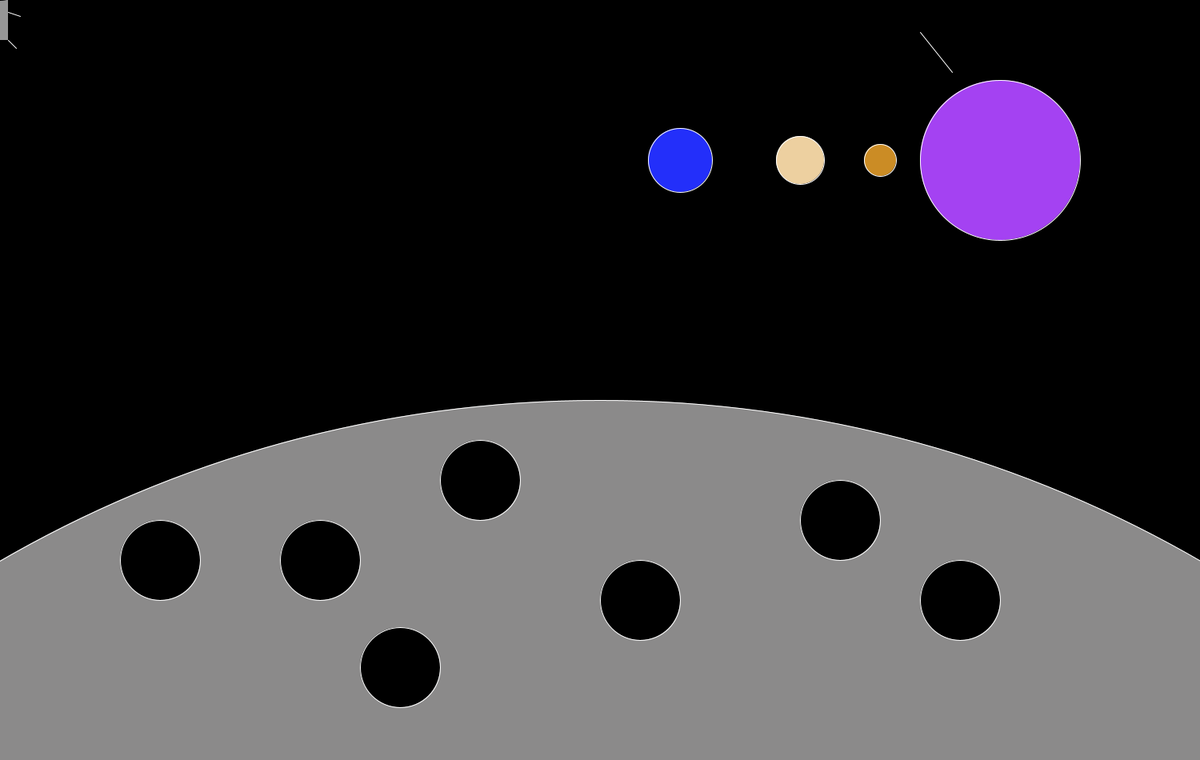
Frame 1 (no input)
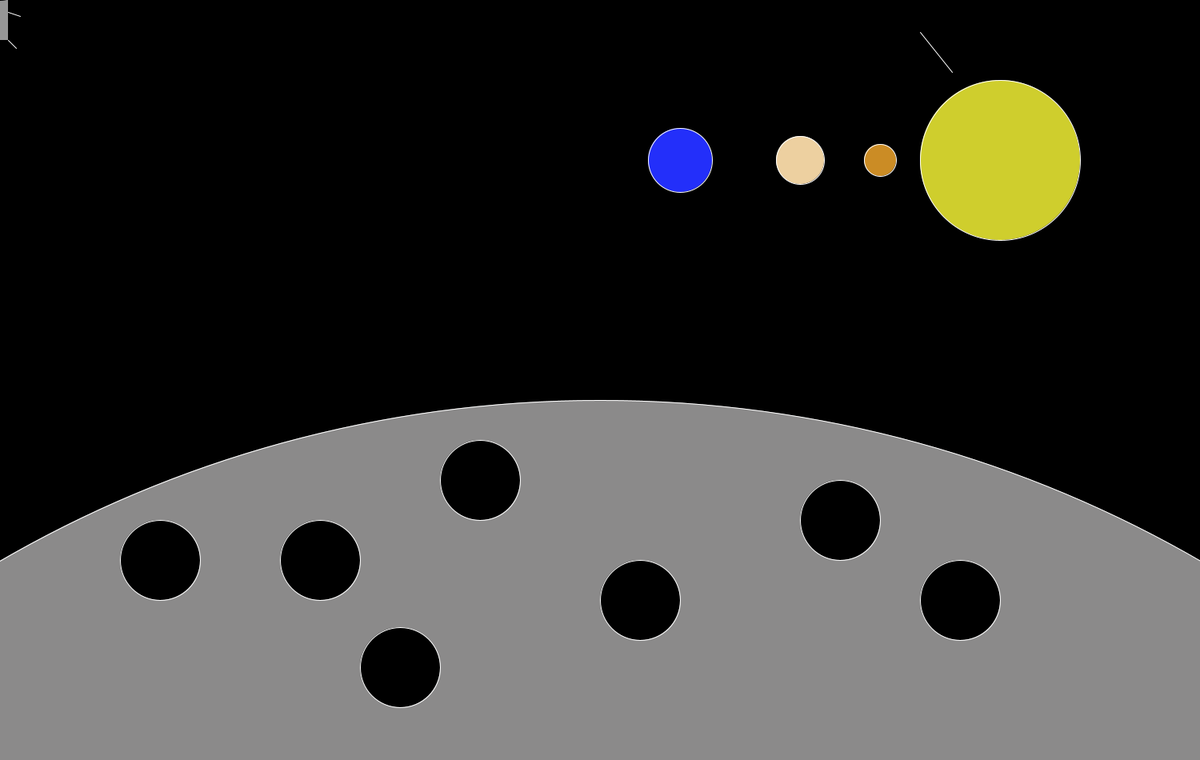
Frame 60 (the mouse pressed at the canvas centre just before this capture)
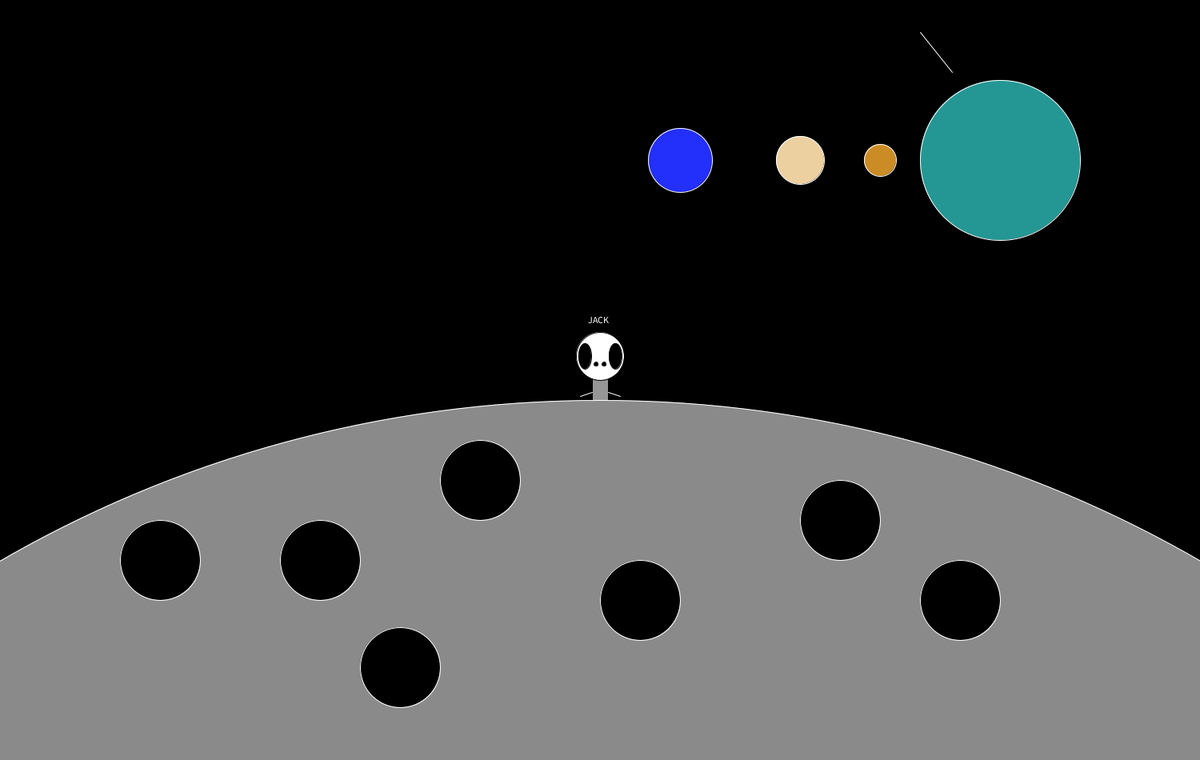
Frame 120 (the mouse held since frame 60 and released just before this capture)

The Processing sketch that drew these frames (run headless with seeded random() and noise(); from frame 60 on, the mouse is pressed at the canvas centre):

// Processing sketch: Zoog_ipde
// ── Zoog_ipde.pde
//Ben Olson
void setup() {
  //set the size of the window
  size(1500, 950);
}

void draw() {
  //Draw a white background
  background (0);
  zoog(mouseX, mouseY);


  //set CENTER mode
}

void zoog(int x, int y) { 
  rectMode(CENTER);
  //Jack
  fill(255);
  text("JACK", x+35, y-30, 100, 100);

  //Draw Zoog's body
  stroke(0);
  fill(150);
  rect(x, y, 20, 100);

  //Draw zoog's head
  stroke(0);
  fill(255);
  ellipse(x, y-30, 60, 60);

  //Draw zoog's nose
  fill(0);
  ellipse(x-5, y-20, 5, 5);
  ellipse(x+5, y-20, 5, 5);

  //Draw Zoog's eyes
  fill(0);
  ellipse(x-19, y-30, 16, 32);
  ellipse(x+19, y-30, 16, 32);

  //Draw Zoog's legs
  fill(255);
  stroke(255);
  line(x-10, y+50, x-20, y+60);
  line(x+10, y+50, x+20, y+60);

  //Draw Zoog's Arms
  fill(255);
  stroke(255);
  line(x-10, y+15, x-25, y+20);
  line(x+10, y+15, x+25, y+20);


  //moon
  fill(#8B8A8A);
  ellipse(750, 2000, 3000, 3000);

  //sun
  fill(random(0, 255), random(0, 255), random(0, 255));
  ellipse(1250, 200, 200, 200);
  
  //sun's rays
  fill(random(0, 255), random(0, 255), random(0, 255));
  line(1150,40,1190,90);

  //craters
  fill(0);
  ellipse(200, 700, 100, 100);
  ellipse(500, 834, 100, 100);
  ellipse(800, 750, 100, 100);
  ellipse(1200, 750, 100, 100);
  ellipse(400, 700, 100, 100);
  ellipse(600, 600, 100, 100);
  ellipse(1050, 650, 100, 100);

  //other planets
  fill(#CB8C25);
  ellipse(1100, 200, 40, 40);
  fill(#EDD0A0);
  ellipse(1000, 200, 60, 60);
  fill(#232FFA);
  ellipse(850,200,80,80);
}
